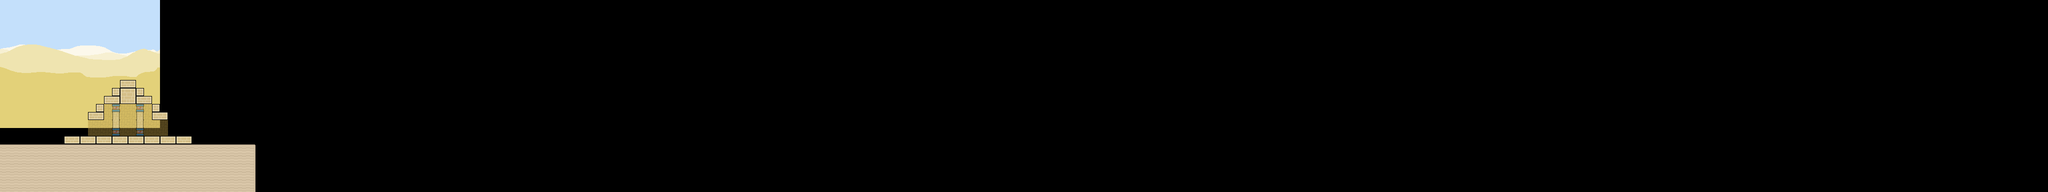

Rendered tile map (Tiled .tmx) drawn with the repository's tilesets; below, a short description and the map source with its tile grids summarised:
An orthogonal 256x24 tile map with 16x16 px tiles, 3 tile layers (Background, Foreground, Overlap), 1 image layer and 2 objects (start, start_player).

<map version="1.0" orientation="orthogonal" renderorder="right-down" width="256" height="24" tilewidth="16" tileheight="16" nextobjectid="52">
 <tileset firstgid="1" name="Tileset" tilewidth="16" tileheight="16" spacing="1" tilecount="3600" columns="60">
  <image source="../tilemap.bmp" trans="c8bfe7" width="1020" height="1020" />
 </tileset>
 <imagelayer name="Background">
  <image source="backgrounds/sand.bmp" width="320" height="256" />
 </imagelayer>
 <layer name="Background" width="256" height="24" opacity="0.45">
  <data>[6144 cells, 32 non-empty, 1 distinct tile ids]</data>
 </layer>
 <layer name="Foreground" width="256" height="24">
  <data>[6144 cells, 226 non-empty, 11 distinct tile ids]</data>
 </layer>
 <layer name="Overlap" width="256" height="24" opacity="0.5">
  <data>[6144 cells, 8 non-empty, 2 distinct tile ids]</data>
 </layer>
 <objectgroup color="#000080" name="Objects">
  <object id="50" name="start" x="16" y="240" width="16" height="16" />
  <object id="51" name="start_player" x="16" y="256" width="32" height="32" />
 </objectgroup>
</map>
